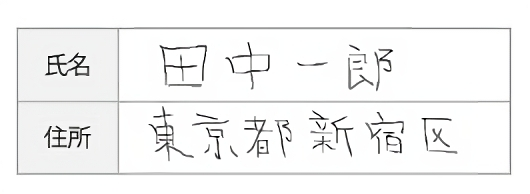
#> input picture input_image.jpeg, 530 x 194 px; its folder holds only this picture in this run
$ python -i OHTR.py   (imports and definitions only)   (older library calls are emulated)
#> lines starting #> are read from the running program, lines starting #| are printed output that depends on the picture; after the words box and inside, x2 and y2 are one past the last pixel; in counts of white or black regions, pixels touching at a corner belong together
# Implementation by: Jack Shilton
# https://jack-development.github.io/

# Reference:
# Kha, N., & Nakagawa, M. (2016). Enhanced Character Segmentation for Format-Free Japanese Text Recognition.
# In Proceedings of the 15th International Conference on Frontiers in Handwriting Recognition (pp. 138-143).
# https://doi.org/10.1109/ICFHR.2016.0037

import numpy as np
import cv2
import matplotlib.pyplot as plt
import matplotlib.colors as mcolors
import math
import heapq
from swt.swt import open_grayscale
from skimage.morphology import skeletonize
from scipy.ndimage import convolve
from scipy.spatial import Voronoi, voronoi_plot_2d
from itertools import combinations

show_images = True

# [1 line not run here, left out]


def get_average_height(img_in):
    # Format and normalise image
    img_in = np.squeeze(img_in)
    img_in = ((img_in / img_in.max()) * 255).astype(np.uint8)
    img = cv2.adaptiveThreshold(img_in, 255, cv2.ADAPTIVE_THRESH_GAUSSIAN_C, cv2.THRESH_BINARY, 21, 25)

    # Collect contours of all characters
    contours = cv2.findContours(img, cv2.RETR_EXTERNAL, cv2.CHAIN_APPROX_SIMPLE)[0]

    # Get bounding box of each contour
    heights = []
    for contour in contours:
        h = cv2.boundingRect(contour)[3]
        heights.append(h)

    # Return average height of every box
    if len(heights) > 0:
        return np.mean(heights)
    return 0


def get_average_width(img, alpha=0.75):
    # Assume AveWid = α × H_tl
    return get_average_height(img) * alpha

# -----------------------------------------------------------------------------
# SWT Implementation by Azmi C. Özgen
# https://github.com/azmiozgen
# GitHub - text-detection
# https://github.com/azmiozgen/text-detection

# Based on:
# Epshtein, B., Ofek, E., & Wexler, Y. (2010). Detecting Text in Natural Scenes with Stroke Width Transform.
# In Proceedings of the IEEE - Institute of Electrical and Electronics Engineers (June).
# https://doi.org/10.1109/CVPR.2010.5540041


def apply_canny(img, sigma=0.33):
    v = np.median(img)
    lower = int(max(0, (1.0 - sigma) * v))
    upper = int(min(255, (1.0 + sigma) * v))
    return cv2.Canny(img, lower, upper)


def get_strokes(raw_img):
    # Maximum number of steps to along the gradient to find stroke width
    step_limit = 10

    # Convert the raw image to 8-bit grayscale
    gray_img = np.uint8(raw_img)
    canny_img = apply_canny(gray_img)

    # Compute the Sobel gradients
    sobelX = cv2.Sobel(gray_img, cv2.CV_64F, 1, 0, ksize=-1)
    sobelY = cv2.Sobel(gray_img, cv2.CV_64F, 0, 1, ksize=-1)

    # Convert gradients to integer steps
    stepsX = sobelY.astype(int)
    stepsY = sobelX.astype(int)

    # Compute gradient magnitudes and normalize gradients
    magnitudes = np.sqrt(stepsX * stepsX + stepsY * stepsY)
    gradsX = stepsX / (magnitudes + 1e-10)
    gradsY = stepsY / (magnitudes + 1e-10)

    # Initialize array of stroke widths for each pixel
    h, w = raw_img.shape[:2]
    stroke_widths = np.array([[np.inf, np.inf]])

    # Loop over every pixel
    for i in range(h):
        for j in range(w):
            # Check if the current pixel is an edge
            if canny_img[i, j] != 0:
                # Collect gradient direction
                gradX = gradsX[i, j]
                gradY = gradsY[i, j]

                # Initialize variables for following gradient direction
                prevX, prevY, prevX_opp, prevY_opp, step_size = i, j, i, j, 0
                # Flags for following gradient direction (Both directions)
                go, go_opp = True, True

                # Initialize stroke width variables
                stroke_width = np.inf
                stroke_width_opp = np.inf
                while (go or go_opp) and (step_size < step_limit):
                    step_size += 1

                    # Follow gradient direction
                    if go:
                        curX = int(np.floor(i + gradX * step_size))
                        curY = int(np.floor(j + gradY * step_size))
                        # Check if the current pixel is out of bounds
                        if (curX < 0 or curY < 0 or curX >= h or curY >= w):
                            go = False
                        if go and ((curX != prevX) or (curY != prevY)):
                            try:
                                # Check if next pixel is an edge
                                if canny_img[curX, curY] != 0:
                                    # Check if edge is opposite to gradient direction
                                    if np.arccos(gradX * -gradsX[curX, curY] + gradY * -gradsY[curX, curY]) < np.pi / 2.0:
                                        # Calculate stroke width
                                        stroke_width = int(np.sqrt((curX - i) ** 2 + (curY - j) ** 2))
                                        go = False
                            except IndexError:
                                go = False

                            prevX = curX
                            prevY = curY

                    # Traverse in the opposite gradient direction
                    if go_opp:
                        curX_opp = int(np.floor(i - gradX * step_size))
                        curY_opp = int(np.floor(j - gradY * step_size))
                        if (curX_opp < 0 or curY_opp < 0 or curX_opp >= h or curY_opp >= w):
                            go_opp = False
                        if go_opp and ((curX_opp != prevX_opp) or (curY_opp != prevY_opp)):
                            try:
                                if canny_img[curX_opp, curY_opp] != 0:
                                    if np.arccos(gradX * -gradsX[curX_opp, curY_opp] + gradY * -gradsY[curX_opp, curY_opp]) < np.pi / 2.0:
                                        stroke_width_opp = int(np.sqrt((curX_opp - i) ** 2 + (curY_opp - j) ** 2))
                                        go_opp = False

                            except IndexError:
                                go_opp = False

                            prevX_opp = curX_opp
                            prevY_opp = curY_opp

                # Append stroke widths in both directions to array
                stroke_widths = np.append(stroke_widths, [(stroke_width, stroke_width_opp)], axis=0)

    # Remove infinite stroke width
    stroke_widths_opp = np.delete(stroke_widths[:, 1], np.where(stroke_widths[:, 1] == np.inf))
    stroke_widths = np.delete(stroke_widths[:, 0], np.where(stroke_widths[:, 0] == np.inf))

    return stroke_widths, stroke_widths_opp

# -----------------------------------------------------------------------------


def average_SWT(raw_img):
    stroke_widths, _ = get_strokes(raw_img)
    # Filter out infinite values
    stroke_widths = stroke_widths[stroke_widths != np.inf]

    if len(stroke_widths) == 0:
        return 0

    return np.mean(stroke_widths)


# Added threshold that can allow for better groupings of non-overlapping characters
# Threshold - Minimum number of consecutive results required to make a group
# MinSplit - Minimum percentage of the bound for an AW point to be valid for a group
def get_character_splits(smeared_img, AW, threshold=1, min_split=0.2):
    global AveWid
    # Get projection of image along x-axis (horizontal projection)
    xProj = np.sum(smeared_img, axis=0)
    # Collect points where the projection is 0
    zero_points = np.where(xProj <= 0.01)[0]

    # Group zero points into consecutive groups, then return the mean
    mean_points = np.array([])
    if (len(zero_points) > 0):
        group = [zero_points[0]]
        consecutive_count = 0
        for i in range(1, len(zero_points)):
            if (zero_points[i] == zero_points[i - 1] + 1) and i is not len(zero_points) - 1:
                group.append(zero_points[i])
                consecutive_count += 1
            else:
                if (consecutive_count >= threshold):
                    mean_points = np.append(mean_points, np.mean(group))
                    group = [zero_points[i]]
                consecutive_count = 0

    # If no groups found, consider the whole image as a group
    if not mean_points.any():
        mean_points = [0, smeared_img.shape[1] - 1]

    # Find the width of every group
    diff = np.diff(mean_points)
    # Find oversized groups (Group with width larger than AveWid)
    large_groups = diff > AveWid

    # Find points within oversized groups less than AW
    aw_points = []
    if large_groups.any():
        group_bounds = []
        for i in range(len(large_groups)):
            if large_groups[i]:
                start = mean_points[i]
                end = mean_points[i + 1]
                group_bounds.append((int(start), int(end)))

        for bound in group_bounds:
            start, end = bound
            # Filter out points that would create a group that is too small
            size = int((end - start) * min_split)
            start += size
            end -= size
            temp_points = np.where(xProj[start:end + 1] <= AW)[0]
            if len(temp_points) == 0:
                continue

            aw_points.append(start + temp_points.mean())

    if show_images:
        plt.figure(figsize=(10, 4))
        plt.bar(np.arange(len(xProj)), xProj, width=1.0)
        plt.title('X-Axis Projection of the Image (Bar Graph)')
        plt.xlabel('X Pixels')
        plt.ylabel('Summed Intensity')

        graph_top = np.max(xProj) * 1.1
        plt.ylim(0, graph_top)
        plt.vlines(x=mean_points, ymin=0, ymax=graph_top, color='red', linestyle='--', label='Zero point')
        if (len(aw_points) > 1):
            plt.vlines(x=aw_points, ymin=0, ymax=graph_top, color='blue', linestyle='--', label='AW point')
        elif len(aw_points) == 1:
            plt.axvline(x=aw_points[0], color='blue', linestyle='--', label='AW point')

        plt.grid(True)
        plt.legend()
        plt.show()

    return mean_points, aw_points


def vertical_smearing(img, height=15):
    # Create vertical kernel
    # TODO: Select automatic kernel size from image shape
    vertical_kernel = np.ones((height, 1), np.uint8)
    return cv2.morphologyEx(img, cv2.MORPH_CLOSE, vertical_kernel)


def coarse_segmentation(raw_img, flip_binary=False):
    global AveWid
    # Modified threshold value for better results
    AveWid = get_average_width(raw_img, 0.9)
    AW = average_SWT(raw_img)

    # Edit raw image to fit expected format
    raw_img = 1 - raw_img
    raw_img[raw_img < 0.01] = 0

    # Enhance characters vertically
    smeared_img = vertical_smearing(raw_img, 2)

    if show_images:
        cv2.imshow("smeared", smeared_img)
        cv2.waitKey(0)

    # Split characters, where split_points are 0-based splits and aw_points are from oversized segments
    split_points, aw_points = get_character_splits(smeared_img, AW, 5, 0.4)

    if show_images:
        plt.imshow(cv2.cvtColor(raw_img, cv2.COLOR_BGR2RGB))

        for split in split_points:
            plt.axvline(x=split, color='red', linestyle='--', linewidth=1)
        for aw in aw_points:
            plt.axvline(x=aw, color='blue', linestyle='--', linewidth=1)
        plt.show()

    return split_points, aw_points


# [568 lines left out: functions show_cropped_sections, draw_local_peak, generate_voronoi_diagram, create_cut, a_star, heuristic and 13 more, not called in this run]


# [11 lines not run here, left out]

>>> import cv2
>>> picture = cv2.imread('input_image.jpeg', cv2.IMREAD_GRAYSCALE)
#> picture: shape (194, 530); min 0, max 255, mean 243.6
>>> result = coarse_segmentation(picture)
#> in get_average_height, `img = cv2.adaptiveThreshold(img_in, 255, cv2.ADAPTIVE_THRESH_GAUSSIAN_..`:
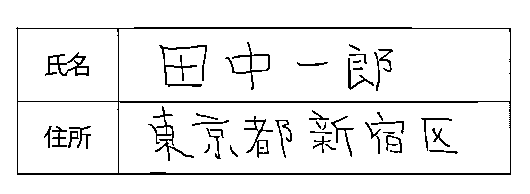
#> img: shape (194, 530); 93.2% white; black in thin lines or dots, all inside (x1, y1, x2, y2) = (16, 27, 511, 175)
#> in get_average_height, `contours = cv2.findContours(img, cv2.RETR_EXTERNAL, cv2.CHAIN_APPROX_S..`: contours = [[[0, 0], [0, 193], [529, 193], [529, 0]]]
#> the loop in get_average_height, `for contour in contours:` made 1 pass
#> (contour, h) on pass 1: ([[0, 0], [0, 193], [529, 193], [529, 0]], 194)
#> after the loop in get_average_height, `for contour in contours:`: heights = [194]
#> in coarse_segmentation, `AveWid = get_average_width(raw_img, 0.9)`: AveWid = 174.6
#> in apply_canny, `v = np.median(img)`: v = 255
#> in apply_canny, `lower = int(max(0, (1.0 - sigma) * v))`: lower = 170
#> in apply_canny, `upper = int(min(255, (1.0 + sigma) * v))`: upper = 255
#> in apply_canny, `return cv2.Canny(img, lower, upper)`: returned value: shape (194, 530); 7.4% white in thin lines or dots, all inside (x1, y1, x2, y2) = (16, 27, 512, 176)
#> in get_strokes, `sobelY = cv2.Sobel(gray_img, cv2.CV_64F, 0, 1, ksize=-1)`:
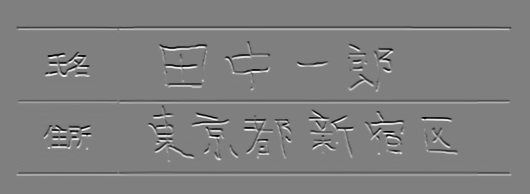
#> sobelY: shape (194, 530) float64; min -4080, max 4068, mean 0; drawn with min black and max white
#> in get_strokes, `gradsX = stepsX / (magnitudes + 1e-10)`:
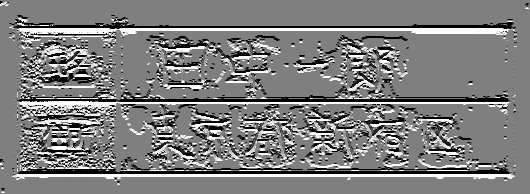
#> gradsX: shape (194, 530) float64; min -1, max 1, mean -0.00341; drawn with min black and max white
#> in get_strokes, `gradsY = stepsY / (magnitudes + 1e-10)`:
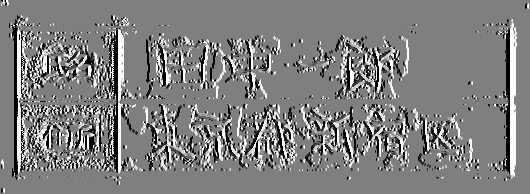
#> gradsY: shape (194, 530) float64; min -1, max 1, mean 0.00279; drawn with min black and max white
#> after the loop in get_strokes, `for i in range(h):`: curX = 184; curX_opp = 172; curY = 476; curY_opp = 475
#> in average_SWT, `stroke_widths, _ = get_strokes(raw_img)`: stroke_widths = 1465 values, max 11 at index 910, min 1 at index 24, mean 5.51
#> in coarse_segmentation, `AW = average_SWT(raw_img)`: AW = 5.51
#> in vertical_smearing, `return cv2.morphologyEx(img, cv2.MORPH_CLOSE, vertical_kernel)`:
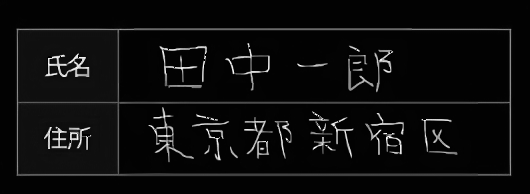
#> returned value: shape (194, 530); min 1, max 255, mean 13.4
#> in get_character_splits, `xProj = np.sum(smeared_img, axis=0)`: xProj = 530 values, max 20843 at index 510, min 388 at index 8, mean 2590.4
#> in get_character_splits, `zero_points = np.where(xProj <= 0.01)[0]`: zero_points = empty array
#> in get_character_splits, `large_groups = diff > AveWid`: large_groups = [True]
#> the loop in get_character_splits, `for i in range(len(large_groups)):` made 1 pass
#> (start, end) on pass 1: (0, 529)
#> after the loop in get_character_splits, `for i in range(len(large_groups)):`: group_bounds = [(0, 529)]
#> the loop in get_character_splits, `for bound in group_bounds:` made 1 pass
#> (bound, start, end, size) on pass 1: ((0, 529), 211, 318, 211)
#> after the loop in get_character_splits, `for bound in group_bounds:`: aw_points = []
#> in get_character_splits, `graph_top = np.max(xProj) * 1.1`: graph_top = 22927.3
#> in get_character_splits, `plt.show()`:
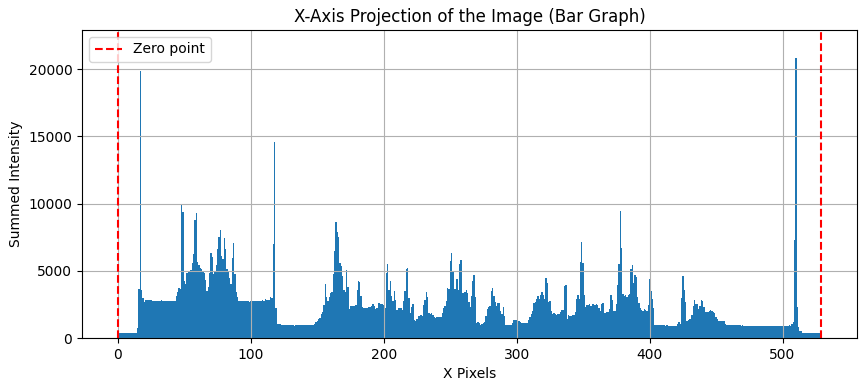
#> figure drawn by matplotlib, 1 panel; tallest bar 20843 high, from x = 509.5 to 510.5
#> in coarse_segmentation, `split_points, aw_points = get_character_splits(smeared_img, AW, 5, 0.4)`: split_points = [0, 529]; aw_points = []
#> the loop in coarse_segmentation, `for split in split_points:` made 2 passes
#> split on pass 2: 529
#> in coarse_segmentation, `plt.show()`:
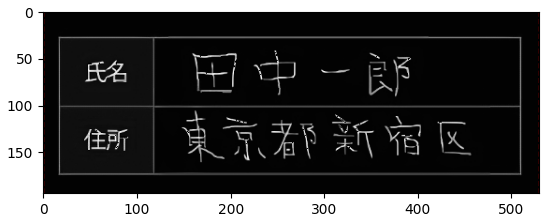
#> figure drawn by matplotlib, 1 panel
#> result = ([0, 529], [])

$ run again, on input2.png
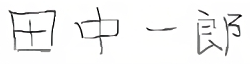
#> input picture input2.png, 250 x 64 px
#> in get_average_height, `img = cv2.adaptiveThreshold(img_in, 255, cv2.ADAPTIVE_THRESH_GAUSSIAN_..`:
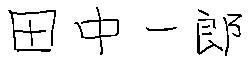
#> img: shape (64, 250); 92.4% white; black in thin lines or dots, all inside (x1, y1, x2, y2) = (8, 7, 242, 56)
#> contours = [[[0, 0], [0, 63], [249, 63], [249, 0]]]
#> the loop in get_average_height, `for contour in contours:` made 1 pass
#> (contour, h) on pass 1: ([[0, 0], [0, 63], [249, 63], [249, 0]], 64)
#> after the loop in get_average_height, `for contour in contours:`: heights = [64]
#> AveWid = 57.6
#> v = 254
#> lower = 170
#> upper = 255
#> after the loop in get_strokes, `for i in range(h):`: curX = 61; curX_opp = 48; curY = 233; curY_opp = 218
#> stroke_widths = 210 values, max 10 at index 8, min 1 at index 26, mean 5.54
#> AW = 5.54
#> xProj = 250 values, max 4704 at index 198, min 136 at index 133, mean 891.1
#> zero_points = empty array
#> large_groups = [True]
#> the loop in get_character_splits, `for i in range(len(large_groups)):` made 1 pass
#> (start, end) on pass 1: (0, 249)
#> after the loop in get_character_splits, `for i in range(len(large_groups)):`: group_bounds = [(0, 249)]
#> the loop in get_character_splits, `for bound in group_bounds:` made 1 pass
#> (bound, start, end, size) on pass 1: ((0, 249), 99, 150, 99)
#> after the loop in get_character_splits, `for bound in group_bounds:`: aw_points = []
#> graph_top = 5174.4
#> in coarse_segmentation, `split_points, aw_points = get_character_splits(smeared_img, AW, 5, 0.4)`: split_points = [0, 249]; aw_points = []
#> the loop in coarse_segmentation, `for split in split_points:` made 2 passes
#> split on pass 2: 249
#> in coarse_segmentation, `plt.show()`:
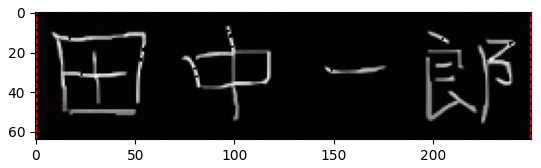
#> figure drawn by matplotlib, 1 panel
#> result = ([0, 249], [])
